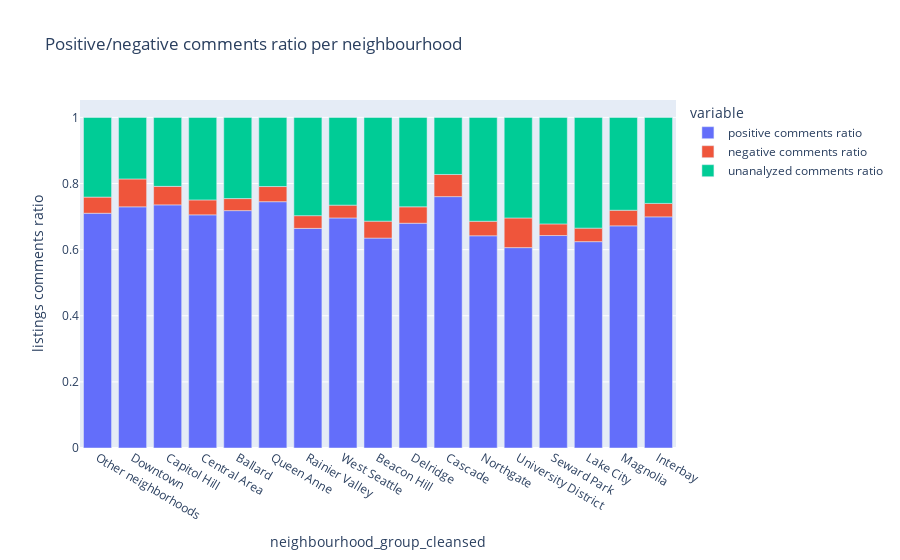

Notebook code cell kept with this figure:
### Markdown cell above
- University district has the highest negative comments ratio compared to other neighbourhoods. Staying at University district seems unfavorable to Seattle's visitors.
- Downtown and Cascade neighbourhoods have high positive and negative comments ratios compared to other neighbourhoods.

### Code cell
fig = px.bar(reviews_per_neighbourhood_5, x="neighbourhood_group_cleansed", y="value", color='variable', 
             title="Positive/negative comments ratio per neighbourhood", labels={'value':'listings comments ratio'})
fig.show()

### Figure 1 — Plotly figure (JSON) as saved in the notebook; plotly's stock layout.template omitted (floating-point values rounded to 4 significant figures)
{"data": [{"alignmentgroup": "True", "hovertemplate": "variable=positive comments ratio<br>neighbourhood_group_cleansed=%{x}<br>listings comments ratio=%{y}<extra></extra>", "legendgroup": "positive comments ratio", "marker": {"color": "#636efa", "pattern": {"shape": ""}}, "name": "positive comments ratio", "offsetgroup": "positive comments ratio", "orientation": "v", "showlegend": true, "textposition": "auto", "type": "bar", "x": ["Other neighborhoods", "Downtown", "Capitol Hill", "Central Area", "Ballard", "Queen Anne", "Rainier Valley", "West Seattle", "Beacon Hill", "Delridge", "Cascade", "Northgate", "University District", "Seward Park", "Lake City", "Magnolia", "Interbay"], "xaxis": "x", "y": [0.7101, 0.7295, 0.7355, 0.7053, 0.718, 0.745, 0.6643, 0.6958, 0.6349, 0.6799, 0.7604, 0.6419, 0.6061, 0.6427, 0.6241, 0.672, 0.6992], "yaxis": "y"}, {"alignmentgroup": "True", "hovertemplate": "variable=negative comments ratio<br>neighbourhood_group_cleansed=%{x}<br>listings comments ratio=%{y}<extra></extra>", "legendgroup": "negative comments ratio", "marker": {"color": "#EF553B", "pattern": {"shape": ""}}, "name": "negative comments ratio", "offsetgroup": "negative comments ratio", "orientation": "v", "showlegend": true, "textposition": "auto", "type": "bar", "x": ["Other neighborhoods", "Downtown", "Capitol Hill", "Central Area", "Ballard", "Queen Anne", "Rainier Valley", "West Seattle", "Beacon Hill", "Delridge", "Cascade", "Northgate", "University District", "Seward Park", "Lake City", "Magnolia", "Interbay"], "xaxis": "x", "y": [0.04893, 0.08434, 0.05592, 0.04515, 0.03639, 0.04582, 0.03844, 0.03876, 0.05127, 0.04964, 0.06695, 0.04395, 0.08973, 0.03515, 0.0409, 0.04716, 0.04065], "yaxis": "y"}, {"alignmentgroup": "True", "hovertemplate": "variable=unanalyzed comments ratio<br>neighbourhood_group_cleansed=%{x}<br>listings comments ratio=%{y}<extra></extra>", "legendgroup": "unanalyzed comments ratio", "marker": {"color": "#00cc96", "pattern": {"shape": ""}}, "name": "unanalyzed comments ratio", "offsetgroup": "unanalyzed comments ratio", "orientation": "v", "showlegend": true, "textposition": "auto", "type": "bar", "x": ["Other neighborhoods", "Downtown", "Capitol Hill", "Central Area", "Ballard", "Queen Anne", "Rainier Valley", "West Seattle", "Beacon Hill", "Delridge", "Cascade", "Northgate", "University District", "Seward Park", "Lake City", "Magnolia", "Interbay"], "xaxis": "x", "y": [0.241, 0.1861, 0.2086, 0.2496, 0.2456, 0.2091, 0.2973, 0.2654, 0.3139, 0.2705, 0.1727, 0.3141, 0.3042, 0.3222, 0.335, 0.2808, 0.2602], "yaxis": "y"}], "layout": {"barmode": "relative", "legend": {"title": {"text": "variable"}, "tracegroupgap": 0}, "title": {"text": "Positive/negative comments ratio per neighbourhood"}, "xaxis": {"anchor": "y", "domain": [0, 1], "title": {"text": "neighbourhood_group_cleansed"}}, "yaxis": {"anchor": "x", "domain": [0, 1], "title": {"text": "listings comments ratio"}}}}
